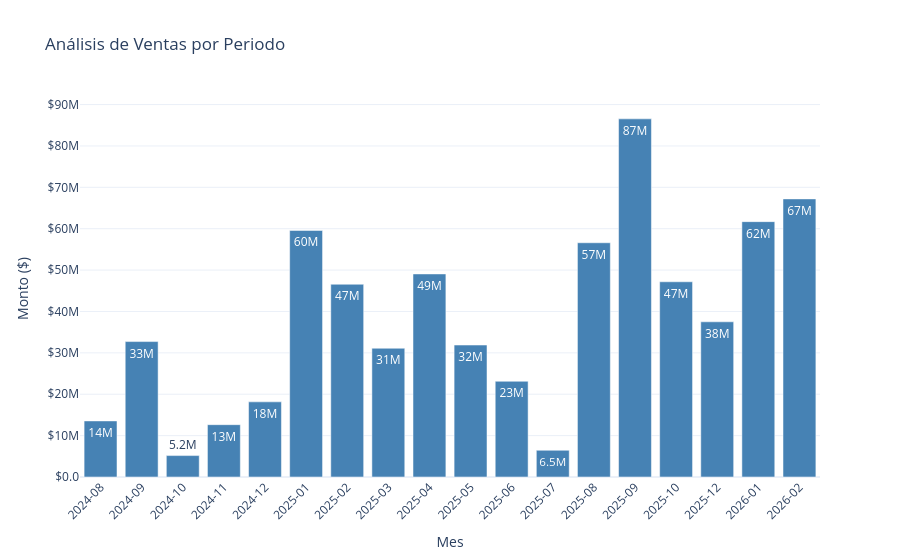

Notebook cell for this chart:
### Code cell
import pandas as pd
import plotly.express as px

# 1. Resumen de ventas
resumen_mes = (
    ventas
    .groupby("Periodo")["Total"]
    .sum()
    .reset_index()
)

# Convertir a string es vital para que no lo trate como fecha continua
resumen_mes["Periodo"] = resumen_mes["Periodo"].astype(str)

# 2. Gráfico interactivo
fig = px.bar(
    resumen_mes, 
    x="Periodo", 
    y="Total",
    title="Análisis de Ventas por Periodo",
    labels={"Total": "Monto ($)", "Periodo": "Mes"},
    text_auto='.2s', 
    color_discrete_sequence=["steelblue"]
)

# 3. Personalización estética (Aquí forzamos que aparezcan todos los meses con datos)
fig.update_layout(
    xaxis_tickangle=-45,
    # ESTA LÍNEA ES LA QUE ELIMINA LOS HUECOS VACÍOS COMO DICIEMBRE:
    xaxis_type='category', 
    yaxis_tickformat="$.2s", # Cambiado a .2s para que el eje diga $80M en lugar de $80,000,000
    hovermode="x unified",
    template="plotly_white"
)

# 4. Mostrar el gráfico
fig.show()

### Figure 1 — Plotly figure (JSON) as saved in the notebook; plotly's stock layout.template omitted (floating-point values rounded to 4 significant figures)
{"data": [{"alignmentgroup": "True", "hovertemplate": "Mes=%{x}<br>Monto ($)=%{y}<extra></extra>", "legendgroup": "", "marker": {"color": "steelblue", "pattern": {"shape": ""}}, "name": "", "offsetgroup": "", "orientation": "v", "showlegend": false, "textposition": "auto", "texttemplate": "%{y:.2s}", "type": "bar", "x": ["2024-08", "2024-09", "2024-10", "2024-11", "2024-12", "2025-01", "2025-02", "2025-03", "2025-04", "2025-05", "2025-06", "2025-07", "2025-08", "2025-09", "2025-10", "2025-12", "2026-01", "2026-02"], "xaxis": "x", "y": [13552500, 32727310, 5174300, 12644600, 18159161, 59580000.0, 46580000.0, 31114572, 49070000.0, 31888620, 23130000.0, 6460500, 56603715, 86547085, 47174155, 37510000.0, 61709036, 67204850], "yaxis": "y"}], "layout": {"barmode": "relative", "hovermode": "x unified", "legend": {"tracegroupgap": 0}, "title": {"text": "Análisis de Ventas por Periodo"}, "xaxis": {"anchor": "y", "domain": [0, 1], "tickangle": -45, "title": {"text": "Mes"}, "type": "category"}, "yaxis": {"anchor": "x", "domain": [0, 1], "tickformat": "$.2s", "title": {"text": "Monto ($)"}}}}
